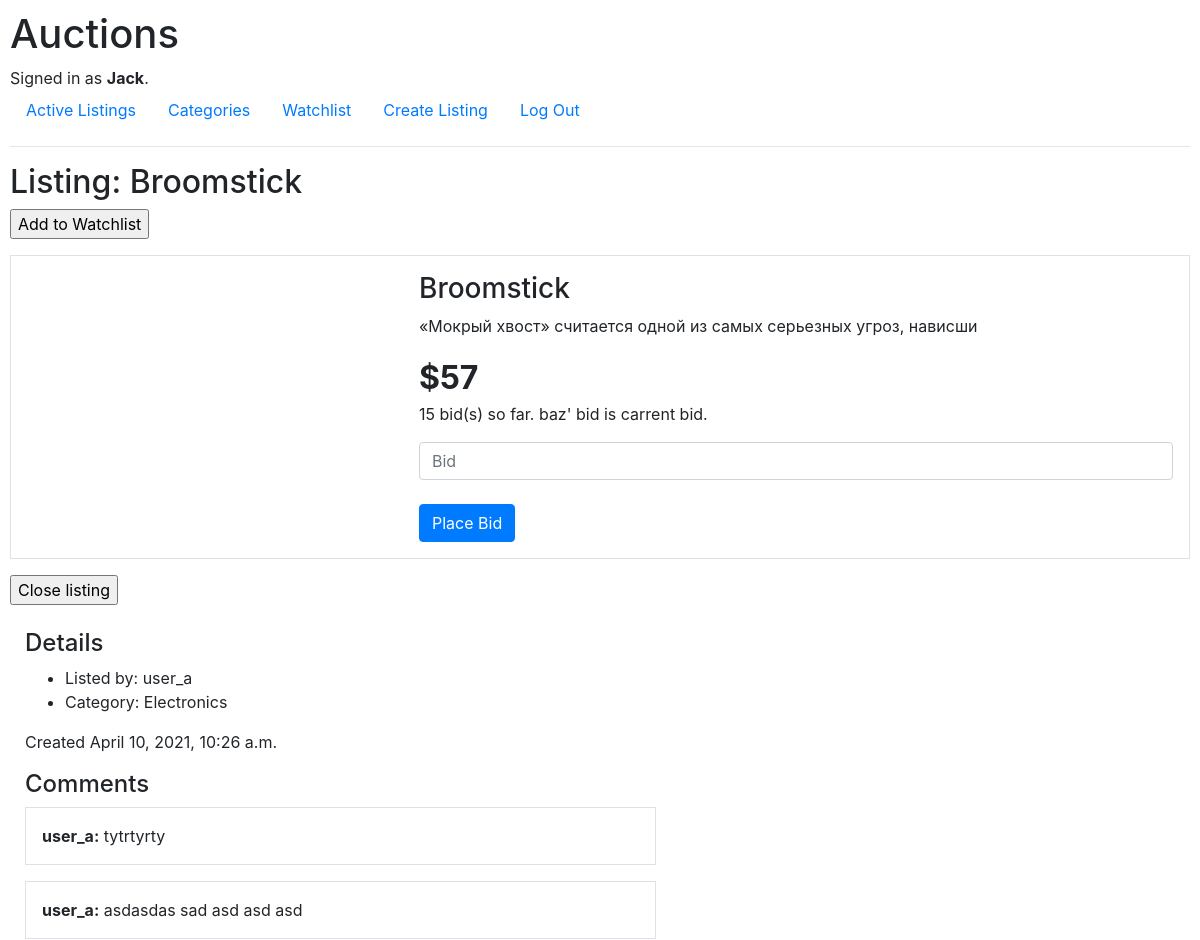
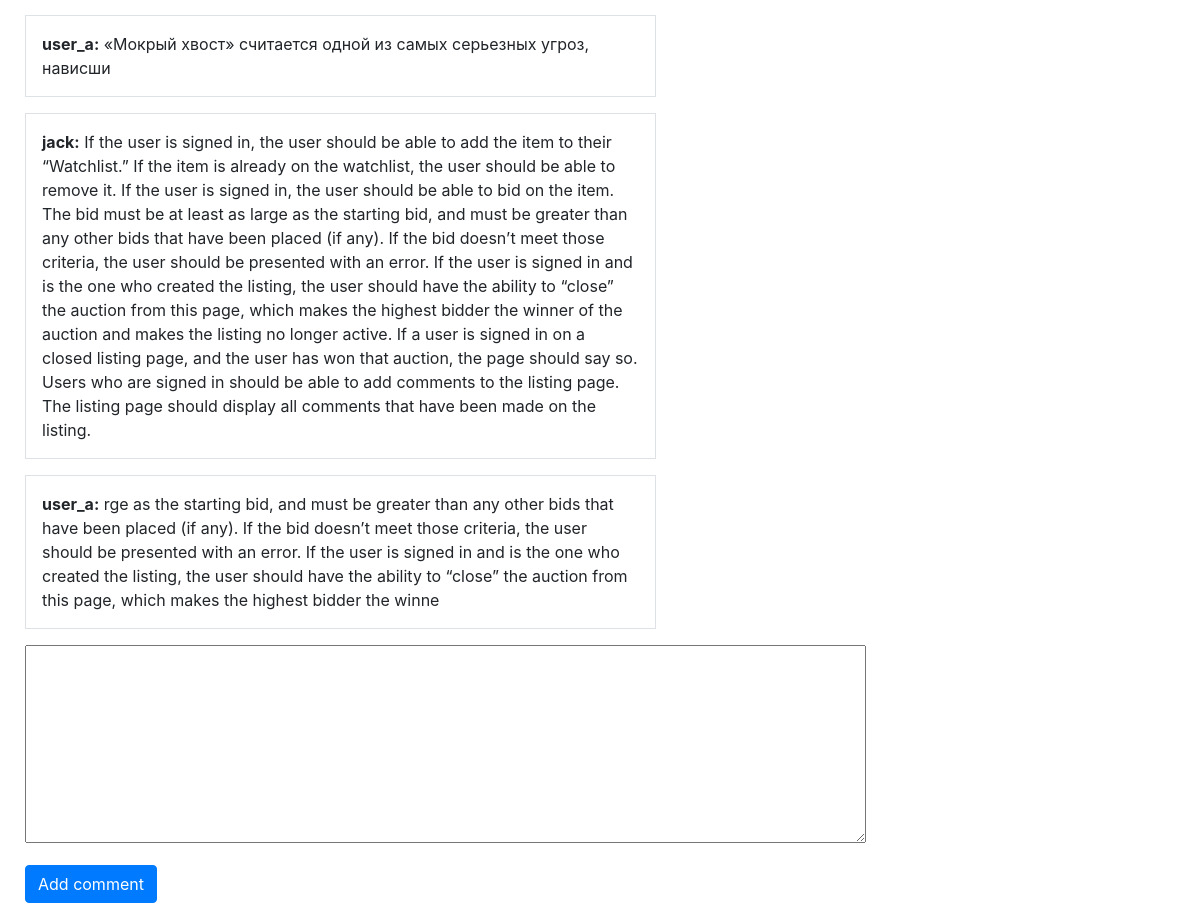
Screenshot of /listings/19 (signed in) with the database file from the repository (2 pictures, top to bottom).
### auctions/models.py (models this page shows, shortened)
class User(AbstractUser):
    def __str__(self):
        return f"{self.username}"

class Listing(models.Model):
    user = models.ForeignKey(User, on_delete=models.CASCADE)
    title = models.CharField(max_length=64)
    description = models.CharField(max_length=64)
    price = models.IntegerField()
    image = models.ImageField()
    category = models.ForeignKey(Category, on_delete=models.CASCADE)
    created = models.DateTimeField(auto_now_add=True, blank=True)
    active = models.BooleanField()
    def __str__(self):
        return f"{self.title}"

class Bid(models.Model):
    user = models.ForeignKey(User, on_delete=models.CASCADE)
    listing = models.ForeignKey(Listing, on_delete=models.CASCADE)
    user_price = models.IntegerField()

class Category(models.Model):
    name = models.CharField(max_length=64)
    def __str__(self):
        return f"{self.name}"

class Comment(models.Model):
    user = models.ForeignKey(User, on_delete=models.CASCADE)
    listing = models.ForeignKey(Listing, on_delete=models.CASCADE)
    text = models.CharField(max_length=128)

### auctions/views.py (the view)
# urls.py: path("listings/<int:id>", views.listings, name="listings"),
def listings(request, id):
    if request.method == "POST":
        new_bid = request.POST["bid"]
        listing = Listing.objects.get(id=id)
        if int(new_bid) < listing.price:
            return render(request, "auctions/error.html", {
                "new_bid": new_bid, "price": listing.price, "message": "Your bid is to small", "listing": listing
            })
        bid = Bid(user_id=request.user.id, user_price=new_bid, listing_id=listing.id)
        bid.save()
        listing.price = new_bid
        listing.save()
        return HttpResponseRedirect(reverse("listings", args=[id]))
    else:
        user_name_bid = Bid.objects.filter(listing_id=id)
        return render(request, "auctions/listings.html", {
            "listing": Listing.objects.get(id=id),
            "bids": Bid.objects.filter(listing_id=id, user_price__gte = Listing.objects.get(id=id).price),
            "comments":Comment.objects.filter(listing_id=id),
            "n":user_name_bid.count()
        })

### auctions/templates/auctions/listings.html (shortened to what this page needs)
{% extends "auctions/layout.html" %}
{% block body %}
    <h2>Listing: {{listing}}</h2>
    <div class="">
        <form class="" action="{% url 'add_to_watchlist' listing.id %}" method="post">
            <input type="submit" name="watchlist" value="Add to Watchlist">
        </form>
    </div>
    <div class="container-fluid p-3 my-3 border">
        <div class="row">
            <div class="col-sm-4">
            </div>
            <div class="col-sm-8 info">
                <h3>{{listing.title}}</h3>
                <p>{{listing.description}}</p>
                <strong style="font-size: xx-large;">${{listing.price}}</strong><br>
                <p>{{n}} bid(s) so far.
                    {% for bid in bids %}
                        {{bid.user.username}}'
                    {%endfor%}
                    bid is carrent bid.</p>
                <form class="" action="{% url 'listings' listing.id %}" method="post">
                    <div class="form-grope">
                        <input type="number" class="form-control" name="bid" value="" placeholder="Bid">
                    </div><br>
                        <button type="submit" class="btn btn-primary">Place Bid</button>
                </form>
            </div>
        </div>
    </div>
    <div class="">
        <input type="submit" name="" value="Close listing">
    </div><br>
    <div class="col-sm-8">
        <h4>Details</h4>
        <ul>
            <li>Listed by: {{listing.user.username}}</li>
            <li>Category: {{listing.category}}</li>
        </ul>
        <p class="info">Created {{listing.created}}</p>
    </div>
    <div class="col-sm-8">
        <h4>Comments</h4>
        {% for comment in comments %}
            <div class="col-sm-10 border p-3 mb-3">
                <strong>{{comment.user.username}}:</strong> {{comment.text}}
            </div>
        {%endfor%}
        <form class="" action="{% url 'comments' listing.id %}" method="post">
        <div class="form-group">
            <textarea name="comment" rows="8" cols="80"></textarea>
        </div>
        <button type="submit" class="btn btn-primary">Add comment</button>
        </form>
    </div>
{% endblock %}

### auctions/templates/auctions/layout.html (shortened to what this page needs)
{% load static %}
<!DOCTYPE html>
<html lang="en">
    <head>
        <link rel="stylesheet" href="https://stackpath.bootstrapcdn.com/bootstrap/4.4.1/css/bootstrap.min.css">
        <link href="{% static 'auctions/styles.css' %}" rel="stylesheet">
    </head>
    <body>
        <h1>Auctions</h1>
        <div>
            {% if user.is_authenticated %}
                Signed in as <strong>{{ user.username }}</strong>.
            {% else %}
                Not signed in.
            {% endif %}
        </div>
        <ul class="nav">
            <li class="nav-item">
                <a class="nav-link" href="{% url 'index' %}">Active Listings</a>
            </li>
            <li class="nav-item">
                <a class="nav-link" href="{% url 'categories' 'Uncategorised' %}">Categories</a>
            </li>
            <li class="nav-item">
                <a class="nav-link" href="{% url 'watchlist' %}">Watchlist</a>
            </li>
            <li class="nav-item">
                <a class="nav-link" href="{% url 'create-listing' %}">Create Listing</a>
            </li>
            {% if user.is_authenticated %}
                <li class="nav-item">
                    <a class="nav-link" href="{% url 'logout' %}">Log Out</a>
                </li>
            {% endif %}
        </ul>
        <hr>
        {% block body %}
        {% endblock %}
    </body>
</html>

### auctions/static/auctions/styles.css (style rules this page uses)
body { padding: 10px; }
p.info { margin-top: 15px; }

### rows the page displays
User: username "Jack"
Listing: title "Broomstick", description "«Мокрый хвост» считается одной из самых серьезных угроз, нависши", price "57", user.username "user_a", category "Electronics", created "April 10, 2021, 10:26 a.m."
Bid: user.username "baz"
Comment: user.username "user_a", text "tytrtyrty"
Comment: user.username "user_a", text "asdasdas sad asd asd asd"
Comment: user.username "user_a", text "«Мокрый хвост» считается одной из самых серьезных угроз, нависши"
Comment: user.username "jack", text "If the user is signed in, the user should be able to add the item to their “Watchlist.” If the item is already on the watchlist, the user should be able to remove it. If the user is signed in, the user should be able to bid on the item. The bid must be at least as large as the starting bid, and must be greater than any other bids that have been placed (if any). If the bid doesn’t meet those criteria, the user should be presented with an error. If the user is signed in and is the one who created the listing, the user should have the ability to “close” the auction from this page, which makes the highest bidder the winner of the auction and makes the listing no longer active. If a user is…"
Comment: user.username "user_a", text "rge as the starting bid, and must be greater than any other bids that have been placed (if any). If the bid doesn’t meet those criteria, the user should be presented with an error. If the user is signed in and is the one who created the listing, the user should have the ability to “close” the auction from this page, which makes the highest bidder the winne"

### other values shown
{{ n }} "15"
